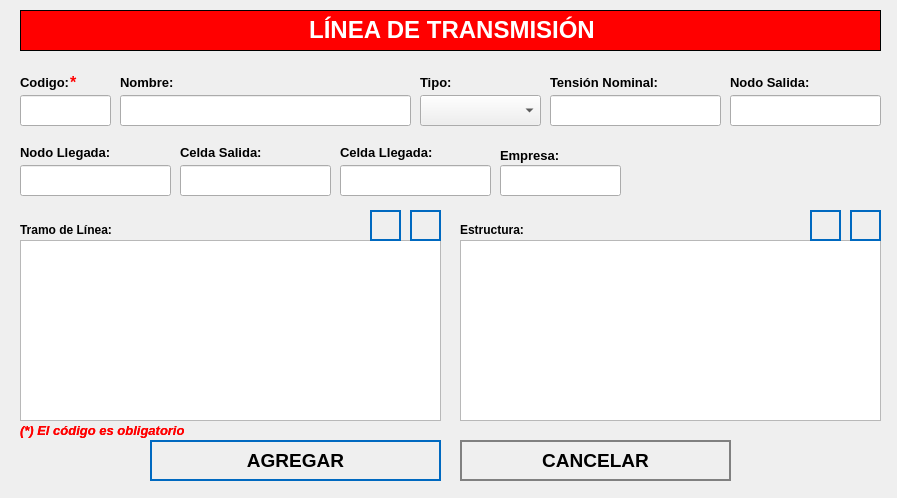
<?xml version="1.0" encoding="UTF-8"?>
<ui version="4.0">
 <class>NewBook</class>
 <widget class="QWidget" name="NewBook">
  <property name="geometry">
   <rect>
    <x>0</x>
    <y>0</y>
    <width>897</width>
    <height>498</height>
   </rect>
  </property>
  <property name="minimumSize">
   <size>
    <width>897</width>
    <height>498</height>
   </size>
  </property>
  <property name="maximumSize">
   <size>
    <width>897</width>
    <height>498</height>
   </size>
  </property>
  <property name="windowTitle">
   <string>Nuevo Registro</string>
  </property>
  <property name="styleSheet">
   <string notr="true">QPushButton
{	
	height: 2em;
 	border-style: solid;
	border-width: 2px;
 	border-color: grey;
	font-weight: bold;
}

QPushButton:hover
{
   	background-color:grey;
	color:white;
}</string>
  </property>
  <widget class="QLabel" name="label">
   <property name="geometry">
    <rect>
     <x>20</x>
     <y>10</y>
     <width>861</width>
     <height>41</height>
    </rect>
   </property>
   <property name="font">
    <font>
     <underline>false</underline>
    </font>
   </property>
   <property name="autoFillBackground">
    <bool>false</bool>
   </property>
   <property name="styleSheet">
    <string notr="true">background-color: red;</string>
   </property>
   <property name="frameShape">
    <enum>QFrame::Box</enum>
   </property>
   <property name="text">
    <string>&lt;html&gt;&lt;head/&gt;&lt;body&gt;&lt;p align=&quot;center&quot;&gt;&lt;span style=&quot; font-size:18pt; font-weight:600; color:#ffffff;&quot;&gt;LÍNEA DE TRANSMISIÓN&lt;/span&gt;&lt;/p&gt;&lt;/body&gt;&lt;/html&gt;</string>
   </property>
  </widget>
  <widget class="QLabel" name="label_autoriza">
   <property name="geometry">
    <rect>
     <x>20</x>
     <y>70</y>
     <width>101</width>
     <height>25</height>
    </rect>
   </property>
   <property name="text">
    <string>&lt;html&gt;&lt;head/&gt;&lt;body&gt;&lt;p&gt;&lt;span style=&quot; font-size:10pt; font-weight:600;&quot;&gt;Codigo:&lt;/span&gt;&lt;/p&gt;&lt;/body&gt;&lt;/html&gt;</string>
   </property>
  </widget>
  <widget class="QLineEdit" name="inputCodigo">
   <property name="geometry">
    <rect>
     <x>20</x>
     <y>95</y>
     <width>91</width>
     <height>31</height>
    </rect>
   </property>
   <property name="font">
    <font>
     <pointsize>12</pointsize>
    </font>
   </property>
   <property name="maxLength">
    <number>10</number>
   </property>
  </widget>
  <widget class="QLineEdit" name="inputNombre">
   <property name="geometry">
    <rect>
     <x>120</x>
     <y>95</y>
     <width>291</width>
     <height>31</height>
    </rect>
   </property>
   <property name="font">
    <font>
     <pointsize>12</pointsize>
    </font>
   </property>
   <property name="maxLength">
    <number>60</number>
   </property>
  </widget>
  <widget class="QPushButton" name="addButton">
   <property name="geometry">
    <rect>
     <x>150</x>
     <y>440</y>
     <width>291</width>
     <height>41</height>
    </rect>
   </property>
   <property name="font">
    <font>
     <pointsize>14</pointsize>
     <weight>75</weight>
     <bold>true</bold>
    </font>
   </property>
   <property name="cursor">
    <cursorShape>PointingHandCursor</cursorShape>
   </property>
   <property name="styleSheet">
    <string notr="true">QPushButton
{	
	height: 2em;
 	border-style: solid;
	border-width: 2px;
 	border-color: #0069c0;
	font-weight: bold;
}

QPushButton:hover
{
   	background-color:#0069c0;
	color:white;
}</string>
   </property>
   <property name="text">
    <string>AGREGAR</string>
   </property>
   <property name="icon">
    <iconset>
     <normaloff>../assets/icons/add-icon.png</normaloff>../assets/icons/add-icon.png</iconset>
   </property>
   <property name="iconSize">
    <size>
     <width>30</width>
     <height>30</height>
    </size>
   </property>
   <property name="autoDefault">
    <bool>true</bool>
   </property>
   <property name="default">
    <bool>true</bool>
   </property>
   <property name="flat">
    <bool>true</bool>
   </property>
  </widget>
  <widget class="QPushButton" name="cancelButton">
   <property name="geometry">
    <rect>
     <x>460</x>
     <y>440</y>
     <width>271</width>
     <height>41</height>
    </rect>
   </property>
   <property name="font">
    <font>
     <pointsize>14</pointsize>
     <weight>75</weight>
     <bold>true</bold>
    </font>
   </property>
   <property name="cursor">
    <cursorShape>PointingHandCursor</cursorShape>
   </property>
   <property name="styleSheet">
    <string notr="true">QPushButton
{	
	height: 2em;
 	border-style: solid;
	border-width: 2px;
 	border-color: grey;
	font-weight: bold;
}

QPushButton:hover
{
   	background-color:grey;
	color:white;
}</string>
   </property>
   <property name="text">
    <string>CANCELAR</string>
   </property>
   <property name="icon">
    <iconset>
     <normaloff>../assets/icons/cancel-icon.png</normaloff>../assets/icons/cancel-icon.png</iconset>
   </property>
   <property name="iconSize">
    <size>
     <width>30</width>
     <height>30</height>
    </size>
   </property>
   <property name="autoDefault">
    <bool>true</bool>
   </property>
   <property name="default">
    <bool>true</bool>
   </property>
   <property name="flat">
    <bool>true</bool>
   </property>
  </widget>
  <widget class="QLabel" name="label_aquienVisita">
   <property name="geometry">
    <rect>
     <x>120</x>
     <y>70</y>
     <width>191</width>
     <height>25</height>
    </rect>
   </property>
   <property name="text">
    <string>&lt;html&gt;&lt;head/&gt;&lt;body&gt;&lt;p&gt;&lt;span style=&quot; font-size:10pt; font-weight:600;&quot;&gt;Nombre:&lt;/span&gt;&lt;/p&gt;&lt;/body&gt;&lt;/html&gt;</string>
   </property>
  </widget>
  <widget class="QLabel" name="label_4">
   <property name="geometry">
    <rect>
     <x>20</x>
     <y>220</y>
     <width>191</width>
     <height>21</height>
    </rect>
   </property>
   <property name="text">
    <string>&lt;html&gt;&lt;head/&gt;&lt;body&gt;&lt;p&gt;&lt;span style=&quot; font-size:9pt; font-weight:600;&quot;&gt;Tramo de Línea:&lt;/span&gt;&lt;/p&gt;&lt;/body&gt;&lt;/html&gt;</string>
   </property>
  </widget>
  <widget class="QLabel" name="label_nota_obligatoria">
   <property name="geometry">
    <rect>
     <x>20</x>
     <y>420</y>
     <width>281</width>
     <height>21</height>
    </rect>
   </property>
   <property name="text">
    <string>&lt;html&gt;&lt;head/&gt;&lt;body&gt;&lt;p&gt;&lt;span style=&quot; font-size:10pt; font-weight:600; font-style:italic; color:#ff0000;&quot;&gt;(*) El código es obligatorio&lt;/span&gt;&lt;/p&gt;&lt;/body&gt;&lt;/html&gt;</string>
   </property>
  </widget>
  <widget class="QLabel" name="ast_aquienvisita">
   <property name="geometry">
    <rect>
     <x>70</x>
     <y>70</y>
     <width>21</width>
     <height>25</height>
    </rect>
   </property>
   <property name="text">
    <string>&lt;html&gt;&lt;head/&gt;&lt;body&gt;&lt;p&gt;&lt;span style=&quot; font-size:12pt; font-weight:600; color:#ff0000;&quot;&gt;*&lt;/span&gt;&lt;/p&gt;&lt;/body&gt;&lt;/html&gt;</string>
   </property>
  </widget>
  <widget class="QLabel" name="label_advertencia_dni">
   <property name="geometry">
    <rect>
     <x>20</x>
     <y>420</y>
     <width>251</width>
     <height>21</height>
    </rect>
   </property>
   <property name="text">
    <string>&lt;html&gt;&lt;head/&gt;&lt;body&gt;&lt;p&gt;&lt;span style=&quot; font-size:10pt; font-weight:600; font-style:italic; color:#ff0000;&quot;&gt;(*) El código es obligatorio&lt;/span&gt;&lt;/p&gt;&lt;/body&gt;&lt;/html&gt;</string>
   </property>
  </widget>
  <widget class="QComboBox" name="cbTipo">
   <property name="geometry">
    <rect>
     <x>420</x>
     <y>95</y>
     <width>121</width>
     <height>31</height>
    </rect>
   </property>
   <property name="font">
    <font>
     <pointsize>12</pointsize>
    </font>
   </property>
   <property name="editable">
    <bool>false</bool>
   </property>
  </widget>
  <widget class="QLabel" name="label_area_2">
   <property name="geometry">
    <rect>
     <x>420</x>
     <y>70</y>
     <width>61</width>
     <height>25</height>
    </rect>
   </property>
   <property name="text">
    <string>&lt;html&gt;&lt;head/&gt;&lt;body&gt;&lt;p&gt;&lt;span style=&quot; font-size:10pt; font-weight:600;&quot;&gt;Tipo:&lt;/span&gt;&lt;/p&gt;&lt;/body&gt;&lt;/html&gt;</string>
   </property>
  </widget>
  <widget class="QLabel" name="label_area_3">
   <property name="geometry">
    <rect>
     <x>550</x>
     <y>70</y>
     <width>151</width>
     <height>25</height>
    </rect>
   </property>
   <property name="text">
    <string>&lt;html&gt;&lt;head/&gt;&lt;body&gt;&lt;p&gt;&lt;span style=&quot; font-size:10pt; font-weight:600;&quot;&gt;Tensión Nominal:&lt;/span&gt;&lt;/p&gt;&lt;/body&gt;&lt;/html&gt;</string>
   </property>
  </widget>
  <widget class="QTableWidget" name="tableInterruptores">
   <property name="geometry">
    <rect>
     <x>20</x>
     <y>240</y>
     <width>421</width>
     <height>181</height>
    </rect>
   </property>
   <property name="autoFillBackground">
    <bool>true</bool>
   </property>
   <property name="lineWidth">
    <number>5</number>
   </property>
   <property name="editTriggers">
    <set>QAbstractItemView::NoEditTriggers</set>
   </property>
   <property name="textElideMode">
    <enum>Qt::ElideLeft</enum>
   </property>
   <attribute name="horizontalHeaderMinimumSectionSize">
    <number>10</number>
   </attribute>
  </widget>
  <widget class="QLabel" name="label_5">
   <property name="geometry">
    <rect>
     <x>460</x>
     <y>220</y>
     <width>111</width>
     <height>21</height>
    </rect>
   </property>
   <property name="text">
    <string>&lt;html&gt;&lt;head/&gt;&lt;body&gt;&lt;p&gt;&lt;span style=&quot; font-size:9pt; font-weight:600;&quot;&gt;Estructura:&lt;/span&gt;&lt;/p&gt;&lt;/body&gt;&lt;/html&gt;</string>
   </property>
  </widget>
  <widget class="QLineEdit" name="inputTension">
   <property name="geometry">
    <rect>
     <x>550</x>
     <y>95</y>
     <width>171</width>
     <height>31</height>
    </rect>
   </property>
   <property name="font">
    <font>
     <pointsize>12</pointsize>
    </font>
   </property>
   <property name="maxLength">
    <number>8</number>
   </property>
  </widget>
  <widget class="QTableWidget" name="tableSeccionadores">
   <property name="geometry">
    <rect>
     <x>460</x>
     <y>240</y>
     <width>421</width>
     <height>181</height>
    </rect>
   </property>
   <property name="autoFillBackground">
    <bool>true</bool>
   </property>
   <property name="lineWidth">
    <number>5</number>
   </property>
   <property name="editTriggers">
    <set>QAbstractItemView::NoEditTriggers</set>
   </property>
   <property name="textElideMode">
    <enum>Qt::ElideLeft</enum>
   </property>
   <attribute name="horizontalHeaderMinimumSectionSize">
    <number>10</number>
   </attribute>
  </widget>
  <widget class="QPushButton" name="btnDeleteInterruptor">
   <property name="geometry">
    <rect>
     <x>410</x>
     <y>210</y>
     <width>31</width>
     <height>31</height>
    </rect>
   </property>
   <property name="font">
    <font>
     <pointsize>12</pointsize>
     <weight>75</weight>
     <bold>true</bold>
    </font>
   </property>
   <property name="cursor">
    <cursorShape>PointingHandCursor</cursorShape>
   </property>
   <property name="styleSheet">
    <string notr="true">QPushButton
{	
	height: 2em;
 	border-style: solid;
	border-width: 2px;
 	border-color: #0069c0;
	font-weight: bold;
}

QPushButton:hover
{
   	background-color:#0069c0;
	color:white;
}</string>
   </property>
   <property name="text">
    <string/>
   </property>
   <property name="icon">
    <iconset>
     <normaloff>../assets/icons/db_negative.png</normaloff>../assets/icons/db_negative.png</iconset>
   </property>
   <property name="iconSize">
    <size>
     <width>30</width>
     <height>30</height>
    </size>
   </property>
   <property name="autoDefault">
    <bool>true</bool>
   </property>
   <property name="default">
    <bool>true</bool>
   </property>
   <property name="flat">
    <bool>true</bool>
   </property>
  </widget>
  <widget class="QPushButton" name="btnDeleteSeccionador">
   <property name="geometry">
    <rect>
     <x>850</x>
     <y>210</y>
     <width>31</width>
     <height>31</height>
    </rect>
   </property>
   <property name="font">
    <font>
     <pointsize>12</pointsize>
     <weight>75</weight>
     <bold>true</bold>
    </font>
   </property>
   <property name="cursor">
    <cursorShape>PointingHandCursor</cursorShape>
   </property>
   <property name="styleSheet">
    <string notr="true">QPushButton
{	
	height: 2em;
 	border-style: solid;
	border-width: 2px;
 	border-color: #0069c0;
	font-weight: bold;
}

QPushButton:hover
{
   	background-color:#0069c0;
	color:white;
}</string>
   </property>
   <property name="text">
    <string/>
   </property>
   <property name="icon">
    <iconset>
     <normaloff>../assets/icons/db_negative.png</normaloff>../assets/icons/db_negative.png</iconset>
   </property>
   <property name="iconSize">
    <size>
     <width>30</width>
     <height>30</height>
    </size>
   </property>
   <property name="autoDefault">
    <bool>true</bool>
   </property>
   <property name="default">
    <bool>true</bool>
   </property>
   <property name="flat">
    <bool>true</bool>
   </property>
  </widget>
  <widget class="QPushButton" name="btnAddInterruptor">
   <property name="geometry">
    <rect>
     <x>370</x>
     <y>210</y>
     <width>31</width>
     <height>31</height>
    </rect>
   </property>
   <property name="font">
    <font>
     <pointsize>12</pointsize>
     <weight>75</weight>
     <bold>true</bold>
    </font>
   </property>
   <property name="cursor">
    <cursorShape>PointingHandCursor</cursorShape>
   </property>
   <property name="styleSheet">
    <string notr="true">QPushButton
{	
	height: 2em;
 	border-style: solid;
	border-width: 2px;
 	border-color: #0069c0;
	font-weight: bold;
}

QPushButton:hover
{
   	background-color:#0069c0;
	color:white;
}</string>
   </property>
   <property name="text">
    <string/>
   </property>
   <property name="icon">
    <iconset>
     <normaloff>../assets/icons/add-icon.png</normaloff>../assets/icons/add-icon.png</iconset>
   </property>
   <property name="iconSize">
    <size>
     <width>30</width>
     <height>30</height>
    </size>
   </property>
   <property name="autoDefault">
    <bool>true</bool>
   </property>
   <property name="default">
    <bool>true</bool>
   </property>
   <property name="flat">
    <bool>true</bool>
   </property>
  </widget>
  <widget class="QPushButton" name="addButton_7">
   <property name="geometry">
    <rect>
     <x>810</x>
     <y>210</y>
     <width>31</width>
     <height>31</height>
    </rect>
   </property>
   <property name="font">
    <font>
     <pointsize>12</pointsize>
     <weight>75</weight>
     <bold>true</bold>
    </font>
   </property>
   <property name="cursor">
    <cursorShape>PointingHandCursor</cursorShape>
   </property>
   <property name="styleSheet">
    <string notr="true">QPushButton
{	
	height: 2em;
 	border-style: solid;
	border-width: 2px;
 	border-color: #0069c0;
	font-weight: bold;
}

QPushButton:hover
{
   	background-color:#0069c0;
	color:white;
}</string>
   </property>
   <property name="text">
    <string/>
   </property>
   <property name="icon">
    <iconset>
     <normaloff>../assets/icons/add-icon.png</normaloff>../assets/icons/add-icon.png</iconset>
   </property>
   <property name="iconSize">
    <size>
     <width>30</width>
     <height>30</height>
    </size>
   </property>
   <property name="autoDefault">
    <bool>true</bool>
   </property>
   <property name="default">
    <bool>true</bool>
   </property>
   <property name="flat">
    <bool>true</bool>
   </property>
  </widget>
  <widget class="QLabel" name="label_area_4">
   <property name="geometry">
    <rect>
     <x>730</x>
     <y>70</y>
     <width>151</width>
     <height>25</height>
    </rect>
   </property>
   <property name="text">
    <string>&lt;html&gt;&lt;head/&gt;&lt;body&gt;&lt;p&gt;&lt;span style=&quot; font-size:10pt; font-weight:600;&quot;&gt;Nodo Salida:&lt;/span&gt;&lt;/p&gt;&lt;/body&gt;&lt;/html&gt;</string>
   </property>
  </widget>
  <widget class="QLineEdit" name="inputNodoSalida">
   <property name="geometry">
    <rect>
     <x>730</x>
     <y>95</y>
     <width>151</width>
     <height>31</height>
    </rect>
   </property>
   <property name="font">
    <font>
     <pointsize>12</pointsize>
    </font>
   </property>
   <property name="maxLength">
    <number>25</number>
   </property>
  </widget>
  <widget class="QLabel" name="label_area_5">
   <property name="geometry">
    <rect>
     <x>20</x>
     <y>140</y>
     <width>151</width>
     <height>25</height>
    </rect>
   </property>
   <property name="text">
    <string>&lt;html&gt;&lt;head/&gt;&lt;body&gt;&lt;p&gt;&lt;span style=&quot; font-size:10pt; font-weight:600;&quot;&gt;Nodo Llegada:&lt;/span&gt;&lt;/p&gt;&lt;/body&gt;&lt;/html&gt;</string>
   </property>
  </widget>
  <widget class="QLineEdit" name="inputNodoLlegada">
   <property name="geometry">
    <rect>
     <x>20</x>
     <y>165</y>
     <width>151</width>
     <height>31</height>
    </rect>
   </property>
   <property name="font">
    <font>
     <pointsize>12</pointsize>
    </font>
   </property>
   <property name="maxLength">
    <number>25</number>
   </property>
  </widget>
  <widget class="QLabel" name="label_area_6">
   <property name="geometry">
    <rect>
     <x>180</x>
     <y>140</y>
     <width>151</width>
     <height>25</height>
    </rect>
   </property>
   <property name="text">
    <string>&lt;html&gt;&lt;head/&gt;&lt;body&gt;&lt;p&gt;&lt;span style=&quot; font-size:10pt; font-weight:600;&quot;&gt;Celda Salida:&lt;/span&gt;&lt;/p&gt;&lt;/body&gt;&lt;/html&gt;</string>
   </property>
  </widget>
  <widget class="QLineEdit" name="inputCeldaSalida">
   <property name="geometry">
    <rect>
     <x>180</x>
     <y>165</y>
     <width>151</width>
     <height>31</height>
    </rect>
   </property>
   <property name="font">
    <font>
     <pointsize>12</pointsize>
    </font>
   </property>
   <property name="maxLength">
    <number>10</number>
   </property>
  </widget>
  <widget class="QLabel" name="label_area_7">
   <property name="geometry">
    <rect>
     <x>340</x>
     <y>140</y>
     <width>151</width>
     <height>25</height>
    </rect>
   </property>
   <property name="text">
    <string>&lt;html&gt;&lt;head/&gt;&lt;body&gt;&lt;p&gt;&lt;span style=&quot; font-size:10pt; font-weight:600;&quot;&gt;Celda Llegada:&lt;/span&gt;&lt;/p&gt;&lt;/body&gt;&lt;/html&gt;</string>
   </property>
  </widget>
  <widget class="QLineEdit" name="inputCeldaLlegada">
   <property name="geometry">
    <rect>
     <x>340</x>
     <y>165</y>
     <width>151</width>
     <height>31</height>
    </rect>
   </property>
   <property name="font">
    <font>
     <pointsize>12</pointsize>
    </font>
   </property>
   <property name="maxLength">
    <number>10</number>
   </property>
  </widget>
  <widget class="QLabel" name="label_empresa">
   <property name="geometry">
    <rect>
     <x>500</x>
     <y>145</y>
     <width>111</width>
     <height>21</height>
    </rect>
   </property>
   <property name="text">
    <string>&lt;html&gt;&lt;head/&gt;&lt;body&gt;&lt;p&gt;&lt;span style=&quot; font-size:10pt; font-weight:600;&quot;&gt;Empresa:&lt;/span&gt;&lt;/p&gt;&lt;/body&gt;&lt;/html&gt;</string>
   </property>
   <property name="scaledContents">
    <bool>true</bool>
   </property>
  </widget>
  <widget class="QLineEdit" name="inputCodEmpresa">
   <property name="geometry">
    <rect>
     <x>500</x>
     <y>165</y>
     <width>121</width>
     <height>31</height>
    </rect>
   </property>
   <property name="font">
    <font>
     <pointsize>12</pointsize>
    </font>
   </property>
   <property name="maxLength">
    <number>5</number>
   </property>
  </widget>
 </widget>
 <tabstops>
  <tabstop>inputCodigo</tabstop>
  <tabstop>inputNombre</tabstop>
  <tabstop>addButton</tabstop>
  <tabstop>cancelButton</tabstop>
 </tabstops>
 <resources/>
 <connections/>
</ui>
